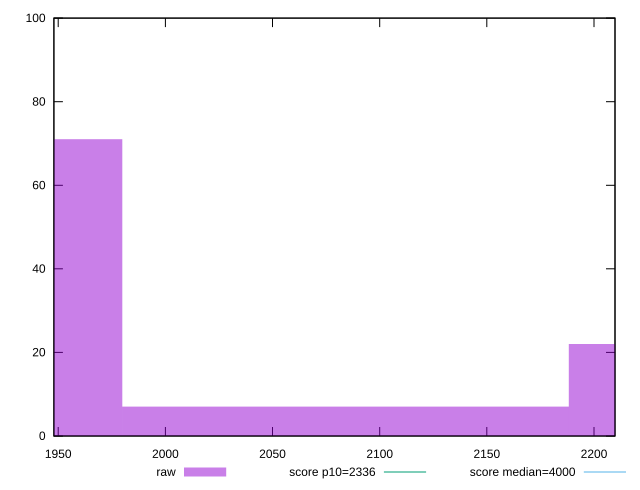

Source code (gnuplot):
reset

$raw <<EOF
1875.6425820587565 71
2084.0473133986184 7
2292.4520447384803 22
EOF

set key outside below
set boxwidth 208.40473133986183
set xrange [1947.971:2209.8149500000004]
set yrange [0:100]
set style fill transparent solid 0.5 noborder

set parametric
set terminal svg size 640, 490 enhanced background rgb 'white'
set output "report_00007_2020-12-11T15:55:29.892Z/first-meaningful-paint/samples/pages+cached/raw/histogram.svg"

plot $raw title "raw" with boxes, \
     2336,t title "score p10=2336", \
     4000,t title "score median=4000"

reset
